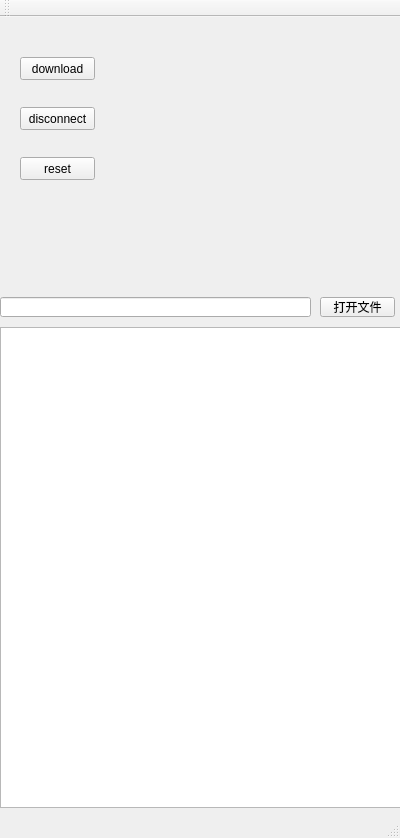
<?xml version="1.0" encoding="UTF-8"?>
<ui version="4.0">
 <class>MainWindow</class>
 <widget class="QMainWindow" name="MainWindow">
  <property name="geometry">
   <rect>
    <x>0</x>
    <y>0</y>
    <width>400</width>
    <height>838</height>
   </rect>
  </property>
  <property name="windowTitle">
   <string>MainWindow</string>
  </property>
  <widget class="QWidget" name="centralWidget">
   <widget class="QTextBrowser" name="textBrowser">
    <property name="geometry">
     <rect>
      <x>0</x>
      <y>310</y>
      <width>401</width>
      <height>481</height>
     </rect>
    </property>
   </widget>
   <widget class="QPushButton" name="btn_reset">
    <property name="geometry">
     <rect>
      <x>20</x>
      <y>140</y>
      <width>75</width>
      <height>23</height>
     </rect>
    </property>
    <property name="text">
     <string>reset</string>
    </property>
   </widget>
   <widget class="QPushButton" name="btn_download">
    <property name="geometry">
     <rect>
      <x>20</x>
      <y>40</y>
      <width>75</width>
      <height>23</height>
     </rect>
    </property>
    <property name="text">
     <string>download</string>
    </property>
   </widget>
   <widget class="QPushButton" name="btn_disconnect">
    <property name="geometry">
     <rect>
      <x>20</x>
      <y>90</y>
      <width>75</width>
      <height>23</height>
     </rect>
    </property>
    <property name="text">
     <string>disconnect</string>
    </property>
   </widget>
   <widget class="QPushButton" name="btn_openfile">
    <property name="geometry">
     <rect>
      <x>320</x>
      <y>280</y>
      <width>75</width>
      <height>20</height>
     </rect>
    </property>
    <property name="text">
     <string>打开文件</string>
    </property>
   </widget>
   <widget class="QLineEdit" name="lineEdit">
    <property name="geometry">
     <rect>
      <x>0</x>
      <y>280</y>
      <width>311</width>
      <height>20</height>
     </rect>
    </property>
   </widget>
  </widget>
  <widget class="QMenuBar" name="menuBar">
   <property name="geometry">
    <rect>
     <x>0</x>
     <y>0</y>
     <width>400</width>
     <height>23</height>
    </rect>
   </property>
  </widget>
  <widget class="QToolBar" name="mainToolBar">
   <attribute name="toolBarArea">
    <enum>TopToolBarArea</enum>
   </attribute>
   <attribute name="toolBarBreak">
    <bool>false</bool>
   </attribute>
  </widget>
  <widget class="QStatusBar" name="statusBar"/>
 </widget>
 <layoutdefault spacing="6" margin="11"/>
 <resources/>
 <connections/>
</ui>
